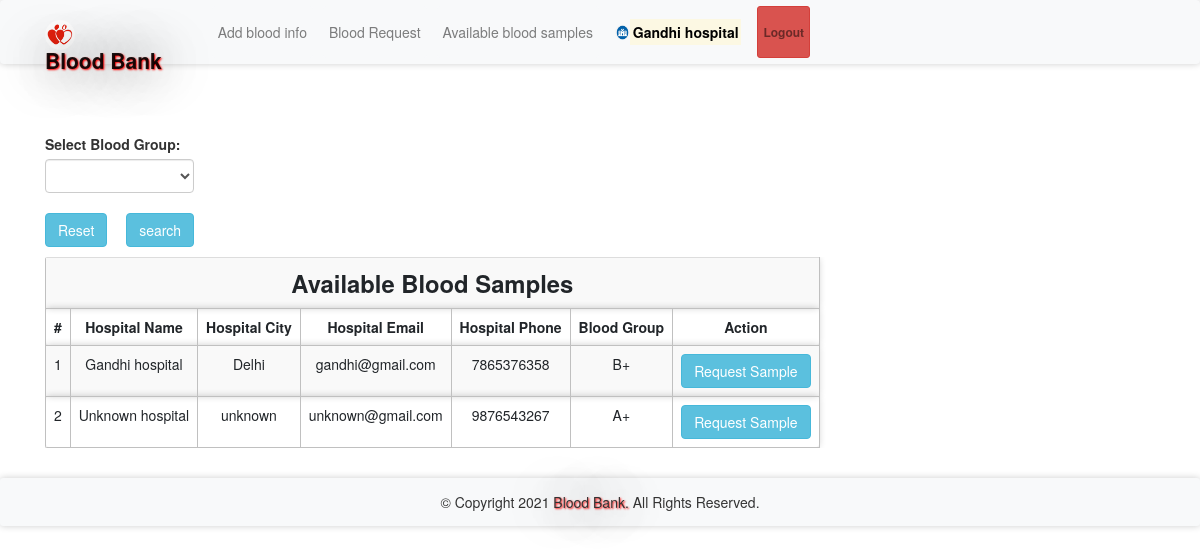
Page /abs.php (signed in) on the committed database.
### tables this page shows
CREATE TABLE `bloodinfo` (
  `bid` int(11) NOT NULL,
  `hid` int(11) NOT NULL,
  `bg` varchar(10) NOT NULL
);

CREATE TABLE `hospitals` (
  `id` int(11) NOT NULL,
  `hname` varchar(100) NOT NULL,
  `hemail` varchar(100) NOT NULL,
  `hpassword` varchar(100) NOT NULL,
  `hphone` varchar(100) NOT NULL,
  `hcity` varchar(100) NOT NULL
);

### message.php (called while the page is built, shortened)
<?php $counter=0; if(isset($_GET['msg'])) { ?>
	<div class="col-5 alert alert alert-success alert-dismissible fade show card" id="message">
		<button type="button" class="close" data-dismiss="alert" title="close">&times;</button><?php echo $_GET['msg'];?>
	</div>
<?php }?>

### abs.php (the view, shortened to what this page needs)
<?php
require 'file/connection.php';
if(isset($_GET['search'])){
    $searchKey = $_GET['search'];
    $sql = "select bloodinfo.*, hospitals.* from bloodinfo, hospitals where bloodinfo.hid=hospitals.id && bg LIKE '%$searchKey%'";
}else{
    $sql = "select bloodinfo.*, hospitals.* from bloodinfo, hospitals where bloodinfo.hid=hospitals.id";
}
$result = mysqli_query($conn, $sql);
?>
<!DOCTYPE html>
<html>
<?php require 'head.php'; ?>
<body>
    <?php require 'header.php'; ?>
    <div class="container cont">
        <?php require 'message.php'; ?>
        <div class="row col-lg-8 col-md-8 col-sm-12 mb-3">
            <form method="get" action="" style="margin-top:-20px; ">
            <label class="font-weight-bolder">Select Blood Group:</label>
               <select name="search" class="form-control">
               <option><?php echo @$_GET['search']; ?></option>
               <option value="A+">A+</option>
               </select><br>
               <a href="abs.php" class="btn btn-info mr-4"> Reset</a>
               <input type="submit" name="submit" class="btn btn-info" value="search">
           </form>
        </div>
        <table class="table table-responsive table-striped rounded mb-5">
            <tr><th colspan="7" class="title">Available Blood Samples</th></tr>
            <tr>
                <th>#</th>
                <th>Hospital Name</th>
                <th>Hospital City</th>
                <th>Hospital Email</th>
                <th>Hospital Phone</th>
                <th>Blood Group</th>
                <th>Action</th>
            </tr>
        <?php while($row = mysqli_fetch_array($result)) { ?>
            <tr>
                <td><?php echo ++$counter;?></td>
                <td><?php echo $row['hname'];?></td>
                <td><?php echo ($row['hcity']); ?></td>
                <td><?php echo ($row['hemail']); ?></td>
                <td><?php echo ($row['hphone']); ?></td>
                <td><?php echo ($row['bg']); ?></td>
                <form action="file/request.php" method="post">
                <?php if (isset($_SESSION['hid'])) { ?>
                <td><a href="javascript:void(0);" class="btn btn-info hospital">Request Sample</a></td>
                <?php } else {(isset($_SESSION['rid']))  ?>
                <td><input type="submit" name="request" class="btn btn-info" value="Request Sample"></td>
                <?php } ?>
                </form>
            </tr>
        <?php } ?>
        </table>
    </div>
    <?php require 'footer.php' ?>
</body>

### head.php (shortened to what this page needs)
<head>
    <link rel="stylesheet" href="https://maxcdn.bootstrapcdn.com/bootstrap/4.5.0/css/bootstrap.min.css">
    <link rel="stylesheet" type="text/css" href="../library/css/bootstrap.min.css"/>
    <link href="css/style.css" rel="stylesheet"/>
</head>

### header.php (shortened to what this page needs)
<nav class="navbar navbar-expand-sm navbar-light bg-light sticky-top">
	<div class="container">
		<a class="navbar-brand" href="index.php"><img src="image/favicon.jpg" width="30" height="30" class="rounded-circle">Blood Bank</a>
          <div class="collapse navbar-collapse" id="collapsibleNavbar">
        <?php if (isset($_SESSION['hid'])) { ?>
		<ul class="navbar-nav ml-auto">
			<li class="nav-item">
				<a class="nav-link btn btn-light" href="bloodinfo.php">Add blood info</a>
            </li>
            <li class="nav-item">
                <a class="nav-link btn btn-light" href="bloodrequest.php">Blood Request</a>
            </li>
			<li class="nav-item">
				<a class="nav-link btn btn-light" href="abs.php">Available blood samples</a>
            </li>
            <li class="nav-item">
                <a href="hprofile.php?id=<?php echo $_SESSION['hid']; ?>" class="nav-link btn font-weight-bold"><img src="image/hospital.png" width="15" height="15" class="rounded-circle"><mark><?php echo $_SESSION['hname']; ?></mark></a>
            </li>
            <li class="nav-item">
                <a class="nav-link btn btn-danger btn-sm font-weight-bold" href="logout.php">Logout</a>
            </li>
        </ul>
        <?php } ?>
       </div>
    </div>
</nav>

### footer.php (shortened to what this page needs)
<footer class="footer text-center bg-light">
	© Copyright <span id="demo"></span> <span class="brand">Blood Bank. </span> All Rights Reserved.
</footer>

### css/style.css (style rules this page uses)
.cont { padding-top: 40px; text-align: justify; font-size: 1em; }
.card ,nav, .footer,tr,video { border-radius: 3px; transition: all 200ms ease-out; box-shadow: 0px 0px 7px rgba(0, 0, 0, 0.2); }
tr,th,td { border:0.1px solid silver; text-align: center; }
.nav-item { margin-left: 10px; }
.navbar-brand { text-shadow: 1px 1px 2px red, 0 0 50px black, 0 0 5px white; font-weight: bold; font-size: 1.5em; }
.title { font-weight: bold; font-size: 1.7em; text-transform: capitalize; text-align: center; }
.brand { text-shadow: 1px 1px 2px red, 0 0 50px black, 0 0 5px white; }
.rounded-circle { margin-top: -2.5px; }
form { padding-top: 20px; }
a:link { text-decoration: none; }
.footer { padding: 14px; }

### rows in the picture
bloodinfo: hid.hname "Gandhi hospital", hid.hcity "Delhi", hid.hemail "gandhi@gmail.com", hid.hphone "7865376358", bg "B+"
bloodinfo: hid.hname "Unknown hospital", hid.hcity "unknown", hid.hemail "unknown@gmail.com", hid.hphone "9876543267", bg "A+"

### other values in the picture
$_SESSION['hname'] "Gandhi hospital"
